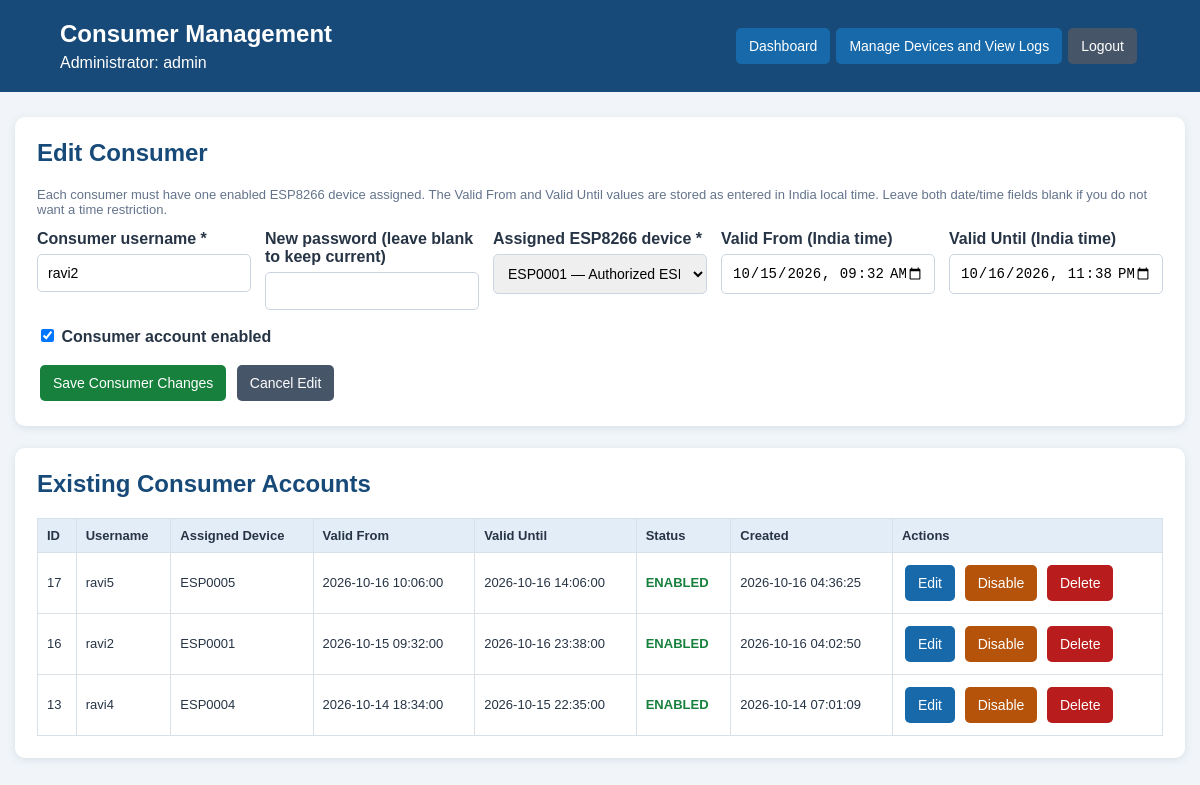
/users.php?edit=16 (signed in), run on the app's committed database.
### tables this page shows
CREATE TABLE `web_users` (
  `id` int(10) UNSIGNED NOT NULL,
  `username` varchar(50) NOT NULL,
  `password_hash` varchar(255) NOT NULL,
  `role` varchar(20) NOT NULL DEFAULT 'admin',
  `created_at` timestamp NOT NULL DEFAULT current_timestamp(),
  `enabled` tinyint(1) NOT NULL DEFAULT 1,
  `device_id` varchar(32) DEFAULT NULL,
  `valid_from` datetime DEFAULT NULL,
  `valid_until` datetime DEFAULT NULL
);

CREATE TABLE `esp_devices` (
  `device_id` varchar(32) NOT NULL,
  `token_hash` char(64) NOT NULL,
  `enabled` tinyint(1) NOT NULL DEFAULT 1,
  `description` varchar(100) DEFAULT NULL,
  `created_at` timestamp NOT NULL DEFAULT current_timestamp()
);

### config.php (called while the page is built, shortened)
<?php
function h($value) {
    return htmlspecialchars(
        (string)($value ?? ''),
        ENT_QUOTES,
        'UTF-8'
    );
}

### users.php (the view, shortened to what this page needs)
<?php
require_once __DIR__ . '/auth_check.php';
function usersDateTimeInput($value): string {
    $value = trim((string)($value ?? ''));
    if (preg_match('/^(\\d{4}-\\d{2}-\\d{2})[ T](\\d{2}:\\d{2})/', $value, $m)) return $m[1] . 'T' . $m[2];
    return '';
}
$devices = [];
$deviceResult = $conn->query('SELECT device_id, enabled, description FROM esp_devices ORDER BY device_id');
while ($device = $deviceResult->fetch_assoc()) $devices[] = $device;
$editUser = null;
if (isset($_GET['edit'])) {
    $editId = filter_var($_GET['edit'], FILTER_VALIDATE_INT, ['options' => ['min_range' => 1]]);
    if ($editId) {
        $stmt = $conn->prepare("SELECT id, username, enabled, device_id, valid_from, valid_until FROM web_users WHERE id = ? AND role = 'user' LIMIT 1");
        $stmt->bind_param('i', $editId); $stmt->execute();
        $result = $stmt->get_result(); $editUser = $result->fetch_assoc() ?: null; $stmt->close();
    }
}
$users = $conn->query("SELECT id, username, enabled, device_id, valid_from, valid_until, created_at FROM web_users WHERE role = 'user' ORDER BY id DESC");
?>
<!DOCTYPE html>
<html lang="en"><head>
</head><body>
<header><div><h1>Consumer Management</h1><div>Administrator: <?= h($_SESSION['username'] ?? '') ?></div></div><div><a href="index2.php">Dashboard</a><a href="admin2.php">Manage Devices and View Logs</a><a class="gray" href="logout.php">Logout</a></div></header>
<main>
<section class="panel"><h2><?= $editUser ? 'Edit Consumer' : 'Add New Consumer' ?></h2>
<p class="muted">Each consumer must have one enabled ESP8266 device assigned. The Valid From and Valid Until values are stored as entered in India local time. Leave both date/time fields blank if you do not want a time restriction.</p>
<form method="post" action="users.php">
<div class="form-grid">
<div><label for="username">Consumer username *</label><input id="username" name="username" maxlength="50" required value="<?= h($editUser['username'] ?? '') ?>"></div>
<div><label for="password"><?= $editUser ? 'New password (leave blank to keep current)' : 'Password *' ?></label><input id="password" type="password" name="password" <?= $editUser ? '' : 'required' ?> minlength="8" autocomplete="new-password"></div>
<div><label for="device_id">Assigned ESP8266 device *</label><select id="device_id" name="device_id" required><option value="">-- Select device --</option><?php foreach ($devices as $device): ?><option value="<?= h($device['device_id']) ?>" <?= (($editUser['device_id'] ?? '') === $device['device_id']) ? 'selected' : '' ?> <?= (int)$device['enabled'] !== 1 && (($editUser['device_id'] ?? '') !== $device['device_id']) ? 'disabled' : '' ?>><?= h($device['device_id']) ?><?= !empty($device['description']) ? ' — ' . h($device['description']) : '' ?><?= (int)$device['enabled'] !== 1 ? ' (DISABLED)' : '' ?></option><?php endforeach; ?></select></div>
<div><label for="valid_from">Valid From (India time)</label><input id="valid_from" name="valid_from" type="datetime-local" value="<?= h(usersDateTimeInput($editUser['valid_from'] ?? '')) ?>"></div>
<div><label for="valid_until">Valid Until (India time)</label><input id="valid_until" name="valid_until" type="datetime-local" value="<?= h(usersDateTimeInput($editUser['valid_until'] ?? '')) ?>"></div>
</div>
<p><label><input type="checkbox" name="enabled" value="1" <?= !$editUser || (int)$editUser['enabled'] === 1 ? 'checked' : '' ?>> Consumer account enabled</label></p>
<button class="green" type="submit"><?= $editUser ? 'Save Consumer Changes' : 'Add Consumer' ?></button>
<?php if ($editUser): ?><a class="button gray" href="users.php">Cancel Edit</a><?php endif; ?>
</form></section>
<section class="panel"><h2>Existing Consumer Accounts</h2><div class="table-wrap"><table><thead><tr><th>ID</th><th>Username</th><th>Assigned Device</th><th>Valid From</th><th>Valid Until</th><th>Status</th><th>Created</th><th>Actions</th></tr></thead><tbody>
<?php if ($users->num_rows === 0): ?><tr><td colspan="8">No consumer accounts found.</td></tr><?php else: while ($user = $users->fetch_assoc()): ?>
<tr><td><?= h($user['id']) ?></td><td><?= h($user['username']) ?></td><td><?= h($user['device_id'] ?? '') ?></td><td><?= h($user['valid_from'] ?? 'Not specified') ?></td><td><?= h($user['valid_until'] ?? 'Not specified') ?></td><td><?= (int)$user['enabled'] === 1 ? '<span class="on">ENABLED</span>' : '<span class="off">DISABLED</span>' ?></td><td><?= h($user['created_at'] ?? '') ?></td><td>
<a class="button" href="users.php?edit=<?= (int)$user['id'] ?>">Edit</a>
<form class="inline" method="post" action="users.php"><button class="<?= (int)$user['enabled'] === 1 ? 'orange' : 'green' ?>" type="submit"><?= (int)$user['enabled'] === 1 ? 'Disable' : 'Enable' ?></button></form>
<form class="inline" method="post" action="users.php" onsubmit="return confirm('Permanently delete consumer <?= h($user['username']) ?>? Existing readings will remain in logs.');"><button class="red" type="submit">Delete</button></form>
</td></tr>
<?php endwhile; endif; ?>
</tbody></table></div></section>
</main></body></html>

### users.php (style rules this page uses)
* { box-sizing:border-box }
body { margin:0;background:#f1f5f9;color:#263445;font-family:Arial,sans-serif }
header { background:#174a78;color:white;padding:20px 5%;display:flex;justify-content:space-between;align-items:center;gap:12px;flex-wrap:wrap }
header h1 { margin:0 0 6px;font-size:24px }
header a,button,.button { display:inline-block;background:#1769aa;color:white;text-decoration:none;border:0;border-radius:5px;padding:10px 13px;font-size:14px;cursor:pointer;margin:3px }
.gray { background:#475569 }
.green { background:#16803c }
.orange { background:#b45309 }
.red { background:#b91c1c }
main { max-width:1350px;margin:25px auto;padding:0 15px }
.panel { background:white;padding:22px;border-radius:10px;box-shadow:0 2px 8px #d8e0e8;margin-bottom:22px }
h2 { color:#174a78;margin-top:0 }
.form-grid { display:grid;grid-template-columns:repeat(auto-fit,minmax(210px,1fr));gap:14px }
label { display:block;font-weight:bold;margin-bottom:6px }
input,select { width:100%;padding:10px;border:1px solid #cbd5e1;border-radius:5px;font-size:14px }
input[type=checkbox] { width:auto }
.muted { color:#64748b;font-size:13px }
.table-wrap { overflow-x:auto }
table { width:100%;border-collapse:collapse;font-size:13px }
th,td { padding:9px;border:1px solid #d8e0e8;text-align:left;white-space:nowrap }
th { background:#e3edf7 }
.on { color:#16803c;font-weight:bold }
.inline { display:inline }

### data on the page
web_users: username "ravi2", device_id "ESP0001 — Authorized ESP8266", valid_from "10/15/2026 09:32", valid_until "10/16/2026 23:38", enabled "☑", id "16", device "ESP0001", valid_from "2026-10-15 09:32:00", valid_until "2026-10-16 23:38:00", shows "ENABLED", created_at "2026-10-16 04:02:50", shows "Disable"
web_users: id "17", username "ravi5", device "ESP0005", valid_from "2026-10-16 10:06:00", valid_until "2026-10-16 14:06:00", enabled "ENABLED", created_at "2026-10-16 04:36:25"
web_users: id "13", username "ravi4", device "ESP0004", valid_from "2026-10-14 18:34:00", valid_until "2026-10-15 22:35:00", enabled "ENABLED", created_at "2026-10-14 07:01:09"

### other printed values
$_SESSION['username'] "admin"
